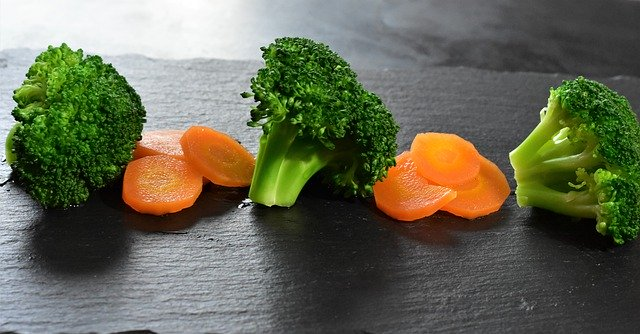
#> input picture opencv/study/PythonCode/images/img7.jpg, 640 x 334 px
$ python c2_histogramBackprojection.py
#> lines starting #> are read from the running program, lines starting #| are printed output that depends on the picture; after the words box and inside, x2 and y2 are one past the last pixel; in counts of white or black regions, pixels touching at a corner belong together
### opencv/study/PythonCode/imgRead.py
import cv2

# 영상을 불러오기
def imgRead(imgPath, imgReadType, imgResWidth, imgResHeight):
#> called with imgPath = './images/img7.jpg', imgReadType = -1, imgResWidth = 320, imgResHeight = 240
    img = cv2.imread(imgPath, imgReadType)
#> img is the input picture: shape (334, 640, 3); mean B, G, R 82.9, 104, 102.7
    if imgResHeight != 0 | imgResWidth != 0:
        img = cv2.resize(img, (imgResWidth, imgResHeight))
#> img: shape (240, 320, 3)
    return img

### opencv/study/PythonCode/createFolder.py
import os

# 폴더 생성하기
def createFolder(dir):
    try:
        if not os.path.exists(dir):
            os.makedirs(dir)
    except OSError:
        print ('Error: createFolder')

### opencv/study/PythonCode/c2_histogramBackprojection.py
# 히스토그램 역투영 예제 (c2_histogramBackprojection.py)

# 관련 라이브러리 선언
import numpy as np
import cv2
from matplotlib import pyplot as plt
from imgRead import imgRead
from createFolder import createFolder

# 영상 읽기
img1 = imgRead("./images/img7.jpg", cv2.IMREAD_UNCHANGED, 320, 240)

# 컬러 공간 변환 및 채널 분할
img1_HSV = cv2.cvtColor(img1, cv2.COLOR_BGR2HSV)
#> img1_HSV: shape (240, 320, 3); mean H, S, V 57.3, 79.7, 113.9
img1_H, img1_S, img1_V = cv2.split(img1_HSV)
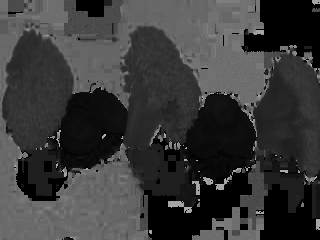
#> img1_H: shape (240, 320); min 0, max 179, mean 57.3
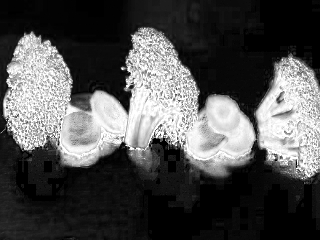
#> img1_S: shape (240, 320); min 0, max 255, mean 79.7

# 입력 히스토그램 생성
ch1 = [0]; ranges1 = [0, 256]; histSize1 = [256]; bin_x1 = np.arange(256)
mask1 = img1_H[110:150, 200:240]
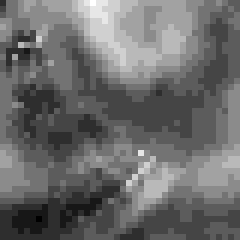
#> mask1: shape (40, 40) (shown 6 times larger); min 8, max 19, mean 12.65; drawn with min black and max white
hist_mask = cv2.calcHist([mask1], ch1, None, histSize1, ranges1)
#> hist_mask = 256 values, max 362 at index 12, min 0 at index 0, mean 6.25

# 히스토그램 역투영 수행
bp = cv2.calcBackProject([img1_H], ch1, hist_mask, ranges1, 1)

# 결과영상
ret1, res1 = cv2.threshold(bp, 0, 255, cv2.THRESH_BINARY)
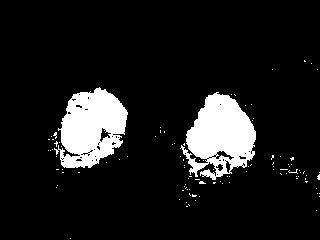
#> res1: shape (240, 320); 10.6% white; 103 white regions (101 under 20 px), largest, box (x1, y1, x2, y2) and area: (180, 92, 256, 180) 4021, (54, 87, 128, 168) 3915
mask2 = np.full(shape=img1.shape, fill_value=0, dtype=np.uint8)
mask2[:,:,0] = res1; mask2[:,:,1] = res1; mask2[:,:,2] = res1
#> after `mask2[:, :, 0] = res1`: mask2: shape (240, 320, 3); mean H, S, V 27.1, 0, 0
#> after `mask2[:, :, 1] = res1`: mask2: shape (240, 320, 3); mean H, S, V 27.1, 27.1, 0
#> after `mask2[:, :, 2] = res1`: mask2: shape (240, 320, 3); mean H, S, V 27.1, 27.1, 27.1
res2 = cv2.bitwise_and(img1, mask2)

cv2.rectangle(img1, (200, 110), (240, 150), (255, 255, 255), 2)
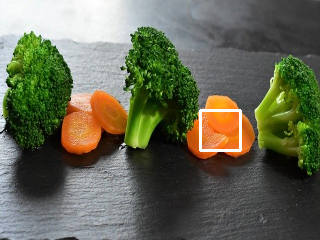
#> img1: shape (240, 320, 3); mean B, G, R 84.1, 104.7, 102.7
cv2.imshow("img1+mask", img1)
cv2.imshow("res1(binary)", res1)
cv2.imshow("res1(overlap)", res2)

# 히스토그램 출력 및 결과 저장
save_dir = './code_res_imgs/c4_3'
createFolder(save_dir)
cv2.imwrite(save_dir + "/" + "input1.png", img1)
cv2.imwrite(save_dir + "/" + "res1.png", res1)
cv2.imwrite(save_dir + "/" + "res2.png", res2)

hist_Hue = cv2.calcHist([img1_H], ch1, None, histSize1, ranges1)
#> hist_Hue = 256 values, max 11482 at index 0, min 0 at index 91, mean 300
hist_res = cv2.calcHist([bp], ch1, None, histSize1, ranges1)
#> hist_res = 256 values, max 68625 at index 0, min 0 at index 2, mean 300
displays = [("Input Histogram", hist_Hue, 0, np.arange(256), 1),
            ("Mask Histogram", hist_mask, 0, np.arange(256), 2),
            ("Res Histogram", hist_res, 1, np.arange(255), 3)]

for (name, out, hist_index, hist_bins, index) in displays:
    plt.figure(index)
    plt.title(name); plt.xlabel("Bin"); plt.ylabel("Frequency")
    plt.bar(hist_bins, out[hist_index:, 0], width=6, color='g')
    plt.grid(True, lw=1, ls='--', c='.75')
    plt.xlim([0, 255])
    plt.savefig(save_dir + "/" + name + ".png")
#> this loop made 3 passes
#> (name, hist_index) on passes 1 to 3: ('Input Histogram', 0), ('Mask Histogram', 0), ('Res Histogram', 1)
#> pass 1, `plt.savefig(save_dir + "/" + name + ".png")`:
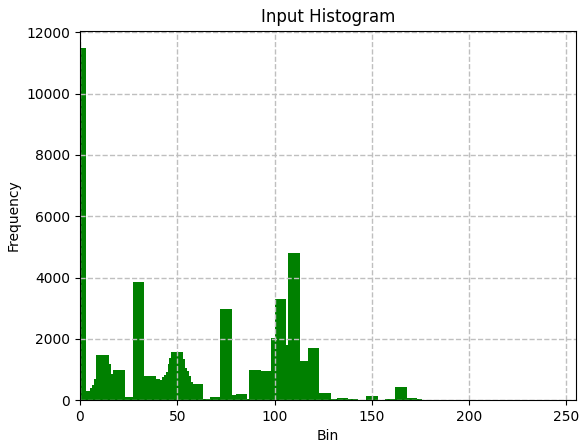
#> figure drawn by matplotlib, 1 panel; tallest bar 11482 high, from x = -3 to 3

plt.show()
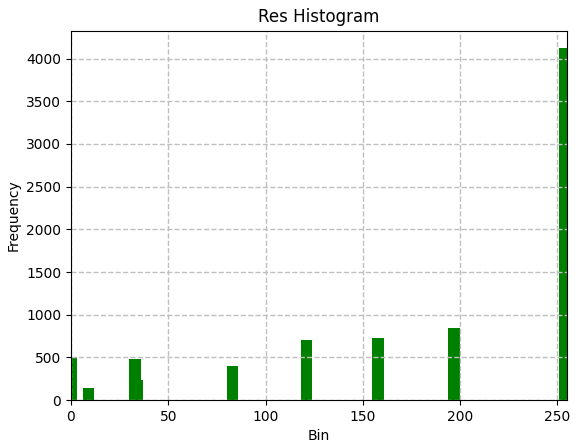
#> figure drawn by matplotlib, 1 panel; tallest bar 4121 high, from x = 251 to 257

# 키보드 입력을 기다린 후 모든 영상창 닫기
cv2.waitKey(0)
cv2.destroyAllWindows()

$ run again, with opencv/study/PythonCode/images/img1.jpg copied over opencv/study/PythonCode/images/img7.jpg
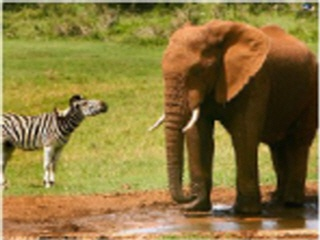
#> input picture opencv/study/PythonCode/images/img1.jpg, 320 x 240 px
#> in imgRead, img is the input picture: shape (240, 320, 3); mean B, G, R 60.1, 118.6, 138.3
#> img1_HSV: shape (240, 320, 3); mean H, S, V 23.2, 157.4, 139.3
#> hist_mask = 256 values, max 264 at index 24, min 0 at index 0, mean 6.25
#> `ret1, res1 = cv2.threshold(bp, 0, 255, cv2.THRESH_BINARY)`:
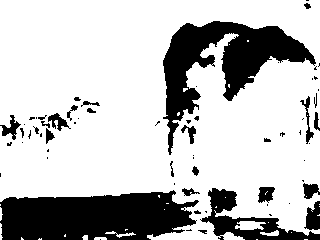
#> res1: shape (240, 320); 75.5% white; 66 black regions (39 under 20 px), largest, box (x1, y1, x2, y2) and area: (0, 190, 199, 240) 7765, (163, 21, 316, 155) 6925, (200, 188, 320, 240) 1972
#> mask2: shape (240, 320, 3); mean H, S, V 192.4, 0, 0
#> mask2: shape (240, 320, 3); mean H, S, V 192.4, 192.4, 0
#> mask2: shape (240, 320, 3); mean H, S, V 192.4, 192.4, 192.4
#> img1: shape (240, 320, 3); 0.62% of pixels changed, all inside (x1, y1, x2, y2) = (199, 109, 242, 152)
#> hist_Hue = 256 values, max 6299 at index 13, min 0 at index 53, mean 300
#> hist_res = 256 values, max 18847 at index 0, min 0 at index 5, mean 300
#> the loop `for (name, out, hist_index, hist_bins, index) in displays:` made 3 passes
#> (name, hist_index) on passes 1 to 3: ('Input Histogram', 0), ('Mask Histogram', 0), ('Res Histogram', 1)
#> `plt.show()`:
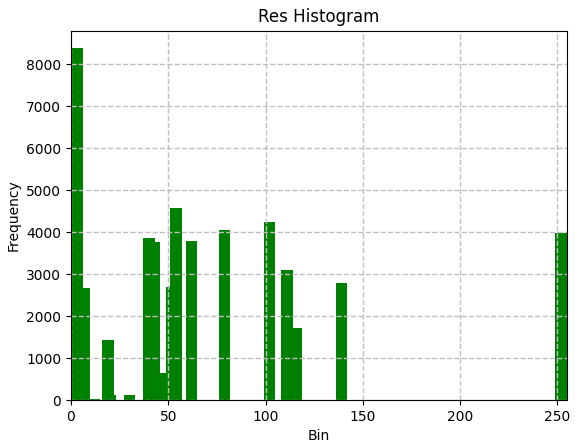
#> figure drawn by matplotlib, 1 panel; tallest bar 8382 high, from x = 0 to 6

$ run again, with opencv/study/PythonCode/images/img10.jpg copied over opencv/study/PythonCode/images/img7.jpg
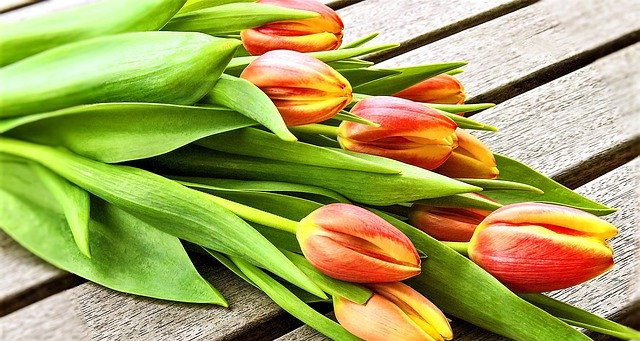
#> input picture opencv/study/PythonCode/images/img10.jpg, 640 x 341 px
#> in imgRead, img is the input picture: shape (341, 640, 3); mean B, G, R 89.7, 162.3, 163.6
#> img: shape (240, 320, 3)
#> img1_HSV: shape (240, 320, 3); mean H, S, V 31.4, 146.7, 182.6
#> hist_mask = 256 values, max 156 at index 36, min 0 at index 45, mean 6.25
#> res1: shape (240, 320); 91.1% white; 247 black regions (215 under 20 px), largest, box (x1, y1, x2, y2) and area: (0, 24, 104, 64) 1859, (60, 171, 102, 210) 775, (8, 0, 77, 21) 524
#> mask2: shape (240, 320, 3); mean H, S, V 232.4, 0, 0
#> mask2: shape (240, 320, 3); mean H, S, V 232.4, 232.4, 0
#> mask2: shape (240, 320, 3); mean H, S, V 232.4, 232.4, 232.4
#> `cv2.rectangle(img1, (200, 110), (240, 150), (255, 255, 255), 2)`:
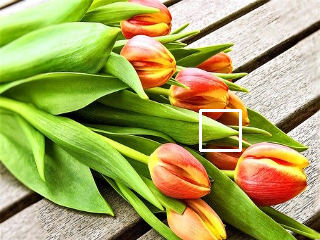
#> img1: shape (240, 320, 3); mean B, G, R 91, 163.2, 164.2
#> hist_Hue = 256 values, max 5192 at index 41, min 0 at index 63, mean 300
#> hist_res = 256 values, max 7446 at index 33, min 0 at index 3, mean 300
#> the loop `for (name, out, hist_index, hist_bins, index) in displays:` made 3 passes
#> (name, hist_index) on passes 1 to 3: ('Input Histogram', 0), ('Mask Histogram', 0), ('Res Histogram', 1)
#> `plt.show()`:
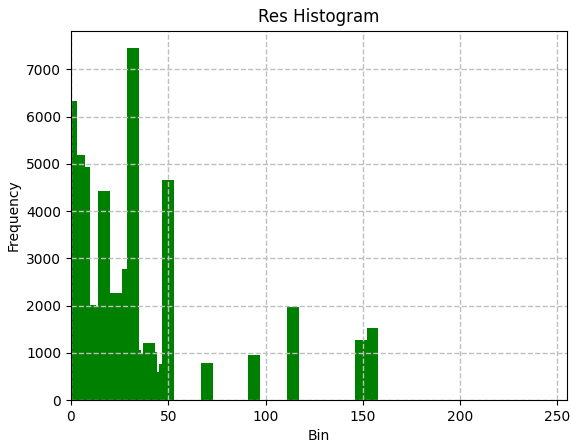
#> figure drawn by matplotlib, 1 panel; tallest bar 7446 high, from x = 29 to 35

$ run again, with opencv/study/PythonCode/images/img11.jpg copied over opencv/study/PythonCode/images/img7.jpg
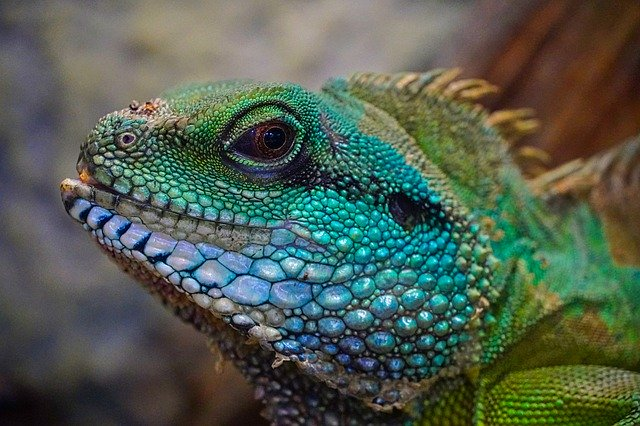
#> input picture opencv/study/PythonCode/images/img11.jpg, 640 x 426 px
#> in imgRead, img is the input picture: shape (426, 640, 3); mean B, G, R 80.3, 93.4, 81.4
#> img: shape (240, 320, 3)
#> img1_HSV: shape (240, 320, 3); mean H, S, V 59.4, 101.4, 103.1
#> hist_mask = 256 values, max 104 at index 92, min 0 at index 0, mean 6.25
#> res1: shape (240, 320); 59.9% white; 294 black regions (272 under 20 px), largest, box (x1, y1, x2, y2) and area: (2, 0, 320, 150) 19859, (0, 118, 240, 240) 8299, (250, 163, 311, 207) 858
#> mask2: shape (240, 320, 3); mean H, S, V 152.6, 0, 0
#> mask2: shape (240, 320, 3); mean H, S, V 152.6, 152.6, 0
#> mask2: shape (240, 320, 3); mean H, S, V 152.6, 152.6, 152.6
#> img1: shape (240, 320, 3); mean B, G, R 81.2, 94.2, 82.5
#> hist_Hue = 256 values, max 1753 at index 11, min 0 at index 180, mean 300
#> hist_res = 256 values, max 30832 at index 0, min 0 at index 15, mean 300
#> the loop `for (name, out, hist_index, hist_bins, index) in displays:` made 3 passes
#> (name, hist_index) on passes 1 to 3: ('Input Histogram', 0), ('Mask Histogram', 0), ('Res Histogram', 1)
#> `plt.show()`:
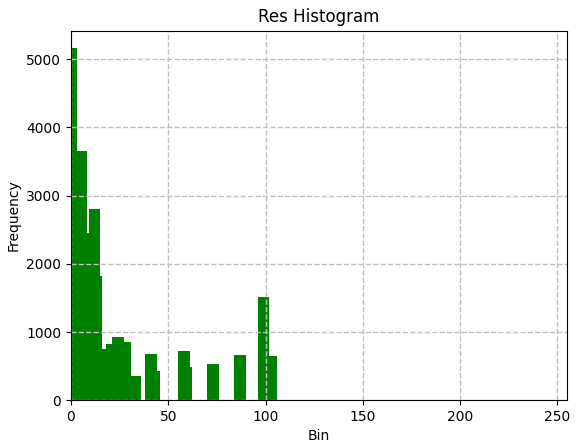
#> figure drawn by matplotlib, 1 panel; tallest bar 5163 high, from x = -3 to 3
